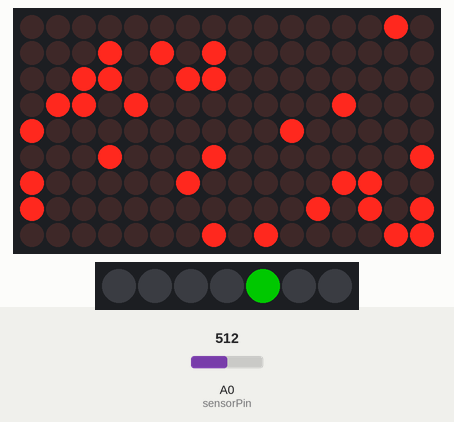
Simulated run of this sketch. Board: Arduino Uno, built with avr-gcc and run on an emulated ATmega328P. Shown: 16×9 LED matrix, 7 RGB LEDs in strip order, left to right. Inputs (shaded band) come from the test bench; at power-on: A0 (sensorPin) = 512. Dim RGB values are drawn brighter than linear; random numbers use the default seed unless the sketch sets one; what the sketch prints to the serial monitor is not drawn.

Above: at 1.08 s.
1.3 s: A0 (sensorPin) set to 90
At 2.85 s:
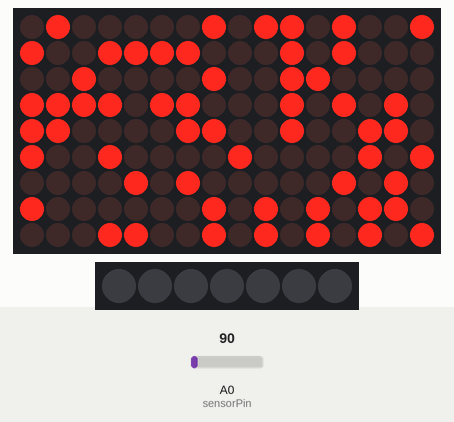
3.7 s: A0 (sensorPin) set to 110
At 4.73 s:
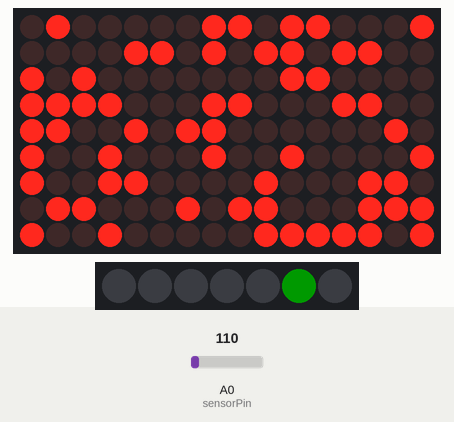
5.5 s: A0 (sensorPin) set to 40
At 6.33 s:
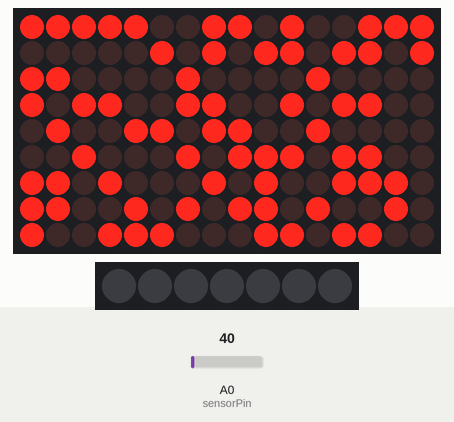
7.6 s: A0 (sensorPin) set to 122
At 8.55 s:
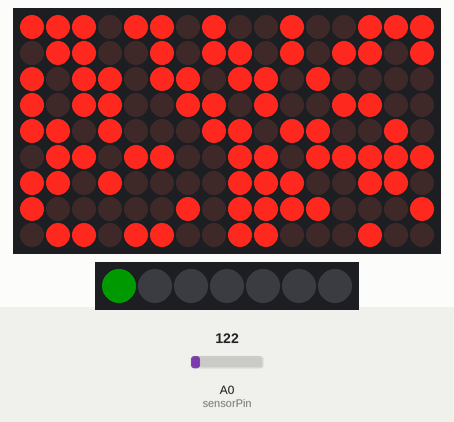
9.6 s: A0 (sensorPin) set to 0
At 10.28 s:
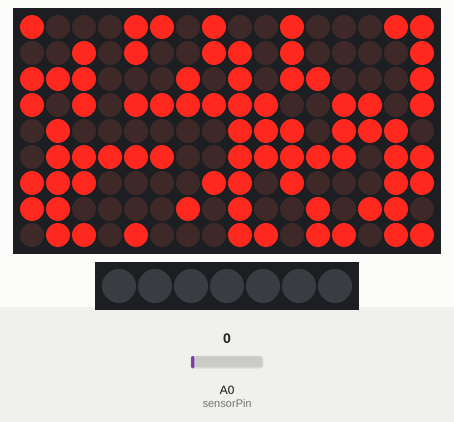
Timing chart, 0 to 11.0 s (numbered marks = the images above; inputs shaded):
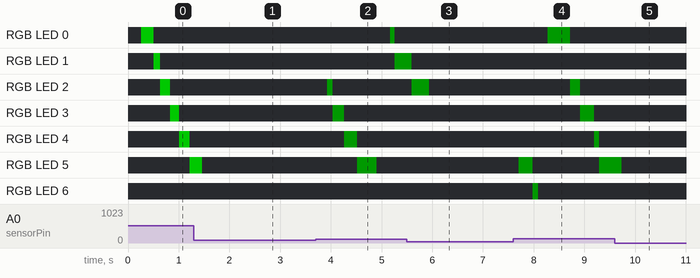

The sketch:

9x16-matrix.ino
```cpp
#include <Wire.h>
#include <Adafruit_GFX.h>
#include <Adafruit_IS31FL3731.h>
#include <Adafruit_NeoPixel.h>
int neoPixelCount = 7;
int neoPixelPin = 6;

// If you're using the full breakout...
Adafruit_IS31FL3731 ledmatrix = Adafruit_IS31FL3731();
// If you're using the FeatherWing version
//Adafruit_IS31FL3731_Wing ledmatrix = Adafruit_IS31FL3731_Wing();
Adafruit_NeoPixel strip = Adafruit_NeoPixel(neoPixelCount, neoPixelPin, NEO_GRB + NEO_KHZ800);


// The lookup table to make the brightness changes be more visible
uint8_t sweep[] = {1, 2, 3, 4, 6, 8, 10, 15, 20, 30, 40, 60, 60, 40, 30, 20, 15, 10, 8, 6, 4, 3, 2, 1};
unsigned long randomLast = 0;
unsigned long colorWipeLast = 0;
int i = 0;
uint32_t c;
int cycleTracker = 0;
int sensorPin = A0;    // select the input pin for the potentiometer
int sensorValue = 0;  // variable to store the value coming from the sensor

void setup() {
  Serial.begin(9600);
  Serial.println("ISSI swirl test");

  if (! ledmatrix.begin()) {
    Serial.println("IS31 not found");
    while (1);
  }
  Serial.println("IS31 found!");
  randomSeed(analogRead(0));
  strip.begin();
  strip.show(); // Initialize all pixels to 'off'
}

void loop() {
  // animate over all the pixels, and set the brightness from the sweep table
//  for (uint8_t incr = 0; incr < 24; incr++)
//    for (uint8_t x = 0; x < 16; x++)
//      for (uint8_t y = 0; y < 9; y++)
//        ledmatrix.drawPixel(x, y, sweep[(x+y+incr)%24]);
//  delay(20);
sensorValue = analogRead(sensorPin);
Serial.println(sensorValue);
randomPixel(10);
colorWipe(0, 255, 0, 200, 1);
}

uint32_t colorPicker(int r, int g, int b)
{
  float red = (r/10) * (sensorValue / 105);
  int redAdj = (int)red;
  float green = (g/10) * (sensorValue / 105);
  int greenAdj = (int)green;
  float blue = (b/10) * (sensorValue / 105);
  int blueAdj = (int)blue;
  return strip.Color(redAdj, greenAdj, blueAdj);
}

void randomPixel(int wait)
{
  unsigned long randomClock = millis();
  if(randomClock - randomLast > wait)
  {
    int x = random(0,16);
    int y = random(0,9);
    int state = random(2);
    int bright = random(1, 4);
//    int brightLevel = bright * 127;
    int brightLevel;
    switch(bright)
    {
      case 1: brightLevel = 10;
        break;
      case 2: brightLevel = 50;
        break;
      case 3: brightLevel = 100;
        break;
//      case 4: brightLevel = 150;
//        break;
    }
    if(state == 0)
      ledmatrix.drawPixel(x, y, brightLevel);
    else
      ledmatrix.drawPixel(x, y, 0);
    randomLast = randomClock;
  }
}

void colorWipe(int r, int g, int b, uint8_t wait, int d)
{
  unsigned long colorWipeClock = millis();
  if(colorWipeClock - colorWipeLast >= wait)
  {
    float red = (r/10) * (sensorValue / 105);
    int redAdj = (int)red;
    float green = (g/10) * (sensorValue / 105);
    int greenAdj = (int)green;
    float blue = (b/10) * (sensorValue / 105);
    int blueAdj = (int)blue;
    c = strip.Color(redAdj, greenAdj, blueAdj);
    strip.setPixelColor(i, c);
    if(d != 0)
    {
      strip.setPixelColor(i-d, strip.Color(0,0,0));
    }
    strip.show();
    colorWipeLast = colorWipeClock;
    if(i < strip.numPixels())
    {
      i++;
    }
    else
    {
      i = 0;
      cycleTracker++;
    }
  }
}
```
